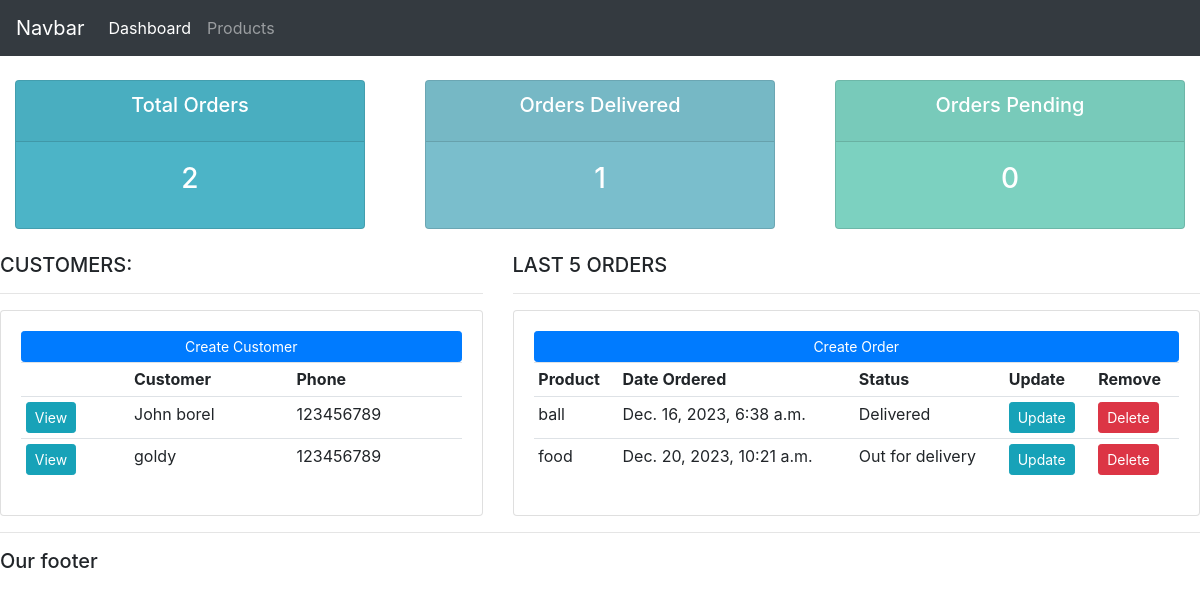
The page / on the database its author committed.
### accounts/models.py (models this page shows, shortened)
class Customer(models.Model):
    name = models.CharField(max_length=200, null=True)
    phone = models.CharField(max_length=200, null=True)
    email = models.CharField(max_length=200, null=True)
    date_created = models.DateTimeField(auto_now_add=True)

class Order(models.Model):
    STATUS = (
        ('Pending', 'Pending'),
        ('Out for delivery', 'Out for delivery'),
        ('Delivered', 'Delivered')
    )
    customer = models.ForeignKey(Customer, null=True, on_delete=models.SET_NULL)
    product = models.ForeignKey(Product, null=True, on_delete=models.SET_NULL)
    date_created = models.DateTimeField(auto_now_add=True, null=True)
    status = models.CharField(max_length=200, null=True, choices=STATUS)

class Product(models.Model):
    CATEGORY = (
        ('Indoor', 'Indoor'),
        ('Out Door', 'Out Door'),
    )
    name = models.CharField(max_length=200, null=True)
    price = models.FloatField(null=True)
    category = models.CharField(max_length=200, null=True, choices=CATEGORY)
    description = models.CharField(max_length=200, null=True, blank=True)
    date_created = models.DateTimeField(auto_now_add=True, null=True)
    tags = models.ManyToManyField(Tag)
    def __str__(self):
        return self.name

### accounts/views.py (the view)
# urls.py: path('', views.home, name="home"),
def home(request):
    orders = Order.objects.all()
    customers = Customer.objects.all()
    total_customers = customers.count()
    total_orders = orders.count()
    delivered = orders.filter(status='Delivered').count
    pending = orders.filter(status='Pending').count
    context = {'orders':orders, 'customers':customers, 'total_orders':total_orders, 'delivered':delivered, 'pending':pending}
    return render(request, 'accounts/dashboard.html', context)

### accounts/templates/accounts/dashboard.html
{% extends 'accounts/main.html' %}
{% block content %}
{% include 'accounts/status.html' %}
<br>
<div class="row">
    <div class="col-md-5">
        <h5>CUSTOMERS:</h5>
        <hr>
        <div class="card card-body">
            <a class="btn btn-primary btn-sm btn-block" href="">Create Customer</a>
            <table class="table table-sm">
                <tr>
                    <th></th>
                    <th>Customer</th>
                    <th>Phone</th>
                </tr>
                {% for customer in customers %}
                    <tr>
                        <td><a class="btn btn-sm btn-info" href="{% url 'customer' customer.id %}">View</a></td>
                        <td>{{customer.name}}</td>
                        <td>{{customer.phone}}</td>
                    </tr>
                {% endfor %}
            </table>
        </div>
    </div>
    <div class="col-md-7">
        <h5>LAST 5 ORDERS</h5>
        <hr>
        <div class="card card-body">
            <a class="btn btn-primary btn-sm btn-block" href="{% url 'create_order' %}">Create Order</a>
            <table class="table table-sm">
                <tr>
                    <th>Product</th>
                    <th>Date Ordered</th>
                    <th>Status</th>
                    <th>Update</th>
                    <th>Remove</th>
                </tr>
                {% for order in orders %}
                    <tr>
                        <td>{{order.product}}</td>
                        <td>{{order.date_created}}</td>
                        <td>{{order.status}}</td>
                        <td><a class="btn btn-sm btn-info" href="{% url 'update_order' order.id %}">Update</a></td>
                        <td><a class="btn btn-sm btn-danger" href="{% url 'delete_order' order.id %}">Delete</a></td>
                    </tr>
                {% endfor %}
            </table>
        </div>
    </div>
</div>
{% endblock %}

### static/css/main.css (style rules this page uses)
body { background-color: #ebeff5; }

### rows shown on the page
Customer: name "John borel", phone "123456789"
Customer: name "goldy", phone "123456789"
Order: product "ball", date_created "Dec. 16, 2023, 6:38 a.m.", status "Delivered"
Order: product "food", date_created "Dec. 20, 2023, 10:21 a.m.", status "Out for delivery"

### other values the page prints
{{ total_orders }} "2"
{{ delivered }} "1"
{{ pending }} "0"
